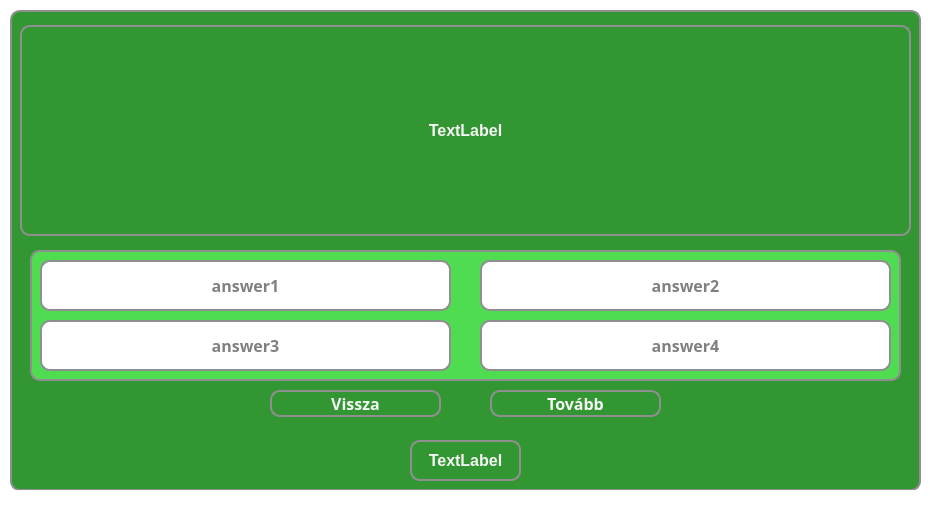
<?xml version="1.0" encoding="UTF-8"?>
<ui version="4.0">
 <class>learningGame</class>
 <widget class="QMainWindow" name="learningGame">
  <property name="geometry">
   <rect>
    <x>0</x>
    <y>0</y>
    <width>930</width>
    <height>512</height>
   </rect>
  </property>
  <property name="windowTitle">
   <string>Kvíz</string>
  </property>
  <property name="styleSheet">
   <string notr="true">* {
	background-color: white;
}</string>
  </property>
  <widget class="QWidget" name="centralwidget">
   <widget class="QWidget" name="widget" native="true">
    <property name="geometry">
     <rect>
      <x>10</x>
      <y>10</y>
      <width>911</width>
      <height>481</height>
     </rect>
    </property>
    <property name="styleSheet">
     <string notr="true">* {
	background-color: rgb(50, 150, 50);
    border: 2px solid #8f8f91;
    border-radius: 10px;
    color: white;
    font-size: 16px;
    font-weight: bold;
}</string>
    </property>
    <widget class="QWidget" name="widget_2" native="true">
     <property name="geometry">
      <rect>
       <x>20</x>
       <y>240</y>
       <width>871</width>
       <height>131</height>
      </rect>
     </property>
     <property name="styleSheet">
      <string notr="true">* {
	background-color: rgb(80, 220, 80);
	border: 2px solid #8f8f91;
	border-radius: 10px;
	color: white;
	font-size: 16px;
	font-weight: bold;
}</string>
     </property>
     <widget class="QPushButton" name="answer2Button">
      <property name="geometry">
       <rect>
        <x>450</x>
        <y>10</y>
        <width>411</width>
        <height>51</height>
       </rect>
      </property>
      <property name="font">
       <font>
        <family>Corbel</family>
        <pointsize>-1</pointsize>
        <bold>true</bold>
       </font>
      </property>
      <property name="styleSheet">
       <string notr="true">* {
	background-color: white;
	color: grey;
}

*:hover {
	background-color: rgb(50, 150, 50);
	color: white;
}</string>
      </property>
      <property name="text">
       <string>answer2</string>
      </property>
      <property name="checkable">
       <bool>true</bool>
      </property>
     </widget>
     <widget class="QPushButton" name="answer1Button">
      <property name="geometry">
       <rect>
        <x>10</x>
        <y>10</y>
        <width>411</width>
        <height>51</height>
       </rect>
      </property>
      <property name="font">
       <font>
        <family>Corbel</family>
        <pointsize>-1</pointsize>
        <bold>true</bold>
       </font>
      </property>
      <property name="styleSheet">
       <string notr="true">* {
	background-color: white;
	color: grey;
}

*:hover {
	background-color: rgb(50, 150, 50);
	color: white;
}</string>
      </property>
      <property name="text">
       <string>answer1</string>
      </property>
      <property name="checkable">
       <bool>true</bool>
      </property>
     </widget>
     <widget class="QPushButton" name="answer3Button">
      <property name="geometry">
       <rect>
        <x>10</x>
        <y>70</y>
        <width>411</width>
        <height>51</height>
       </rect>
      </property>
      <property name="font">
       <font>
        <family>Corbel</family>
        <pointsize>-1</pointsize>
        <bold>true</bold>
       </font>
      </property>
      <property name="styleSheet">
       <string notr="true">* {
	background-color: white;
	color: grey;
}

*:hover {
	background-color: rgb(50, 150, 50);
	color: white;
}</string>
      </property>
      <property name="text">
       <string>answer3</string>
      </property>
      <property name="checkable">
       <bool>true</bool>
      </property>
     </widget>
     <widget class="QPushButton" name="answer4Button">
      <property name="geometry">
       <rect>
        <x>450</x>
        <y>70</y>
        <width>411</width>
        <height>51</height>
       </rect>
      </property>
      <property name="font">
       <font>
        <family>Corbel</family>
        <pointsize>-1</pointsize>
        <bold>true</bold>
       </font>
      </property>
      <property name="styleSheet">
       <string notr="true">* {
	background-color: white;
	color: grey;
}

*:hover {
	background-color: rgb(50, 150, 50);
	color: white;
}</string>
      </property>
      <property name="text">
       <string>answer4</string>
      </property>
      <property name="checkable">
       <bool>true</bool>
      </property>
     </widget>
    </widget>
    <widget class="QPushButton" name="backButton">
     <property name="geometry">
      <rect>
       <x>260</x>
       <y>380</y>
       <width>171</width>
       <height>27</height>
      </rect>
     </property>
     <property name="font">
      <font>
       <family>Corbel</family>
       <pointsize>-1</pointsize>
       <bold>true</bold>
      </font>
     </property>
     <property name="styleSheet">
      <string notr="true">* {
	background-color:  rgb(50, 150, 50);
	color: whitesmoke;
}

*:hover {
	background-color: rgb(80, 220, 80);
	color: white;
}</string>
     </property>
     <property name="text">
      <string>Vissza</string>
     </property>
    </widget>
    <widget class="QPushButton" name="nextButton">
     <property name="geometry">
      <rect>
       <x>480</x>
       <y>380</y>
       <width>171</width>
       <height>27</height>
      </rect>
     </property>
     <property name="font">
      <font>
       <family>Corbel</family>
       <pointsize>-1</pointsize>
       <bold>true</bold>
      </font>
     </property>
     <property name="styleSheet">
      <string notr="true">* {
	background-color:  rgb(50, 150, 50);
	color: whitesmoke;
}

*:hover {
	background-color: rgb(80, 220, 80);
	color: white;
}</string>
     </property>
     <property name="text">
      <string>Tovább</string>
     </property>
    </widget>
    <widget class="QLabel" name="questionField">
     <property name="geometry">
      <rect>
       <x>10</x>
       <y>15</y>
       <width>891</width>
       <height>211</height>
      </rect>
     </property>
     <property name="styleSheet">
      <string notr="true">* {
	color: whitesmoke;
}</string>
     </property>
     <property name="text">
      <string>TextLabel</string>
     </property>
     <property name="alignment">
      <set>Qt::AlignCenter</set>
     </property>
    </widget>
    <widget class="QLabel" name="timerLabel">
     <property name="geometry">
      <rect>
       <x>400</x>
       <y>430</y>
       <width>111</width>
       <height>41</height>
      </rect>
     </property>
     <property name="styleSheet">
      <string notr="true">* {
	    color: whitesmoke;
}</string>
     </property>
     <property name="text">
      <string>TextLabel</string>
     </property>
     <property name="alignment">
      <set>Qt::AlignCenter</set>
     </property>
    </widget>
   </widget>
  </widget>
  <widget class="QStatusBar" name="statusbar"/>
 </widget>
 <resources/>
 <connections/>
</ui>
